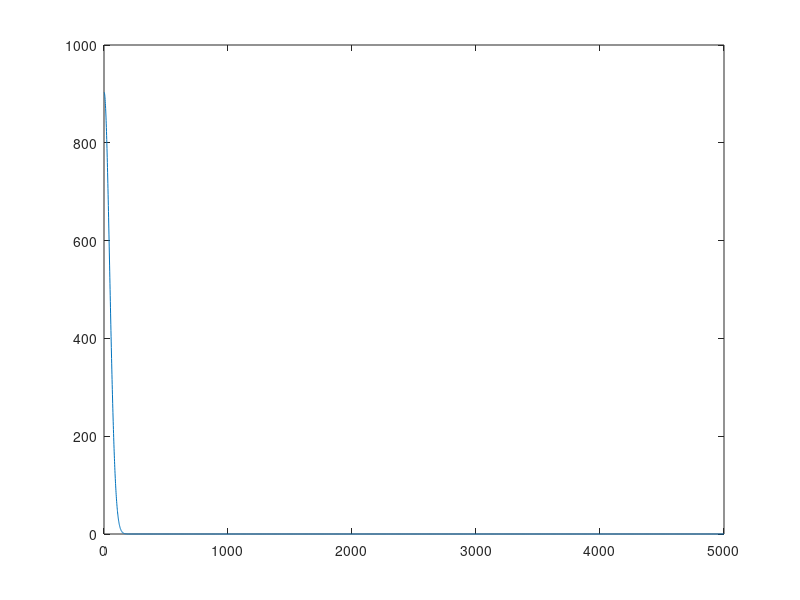
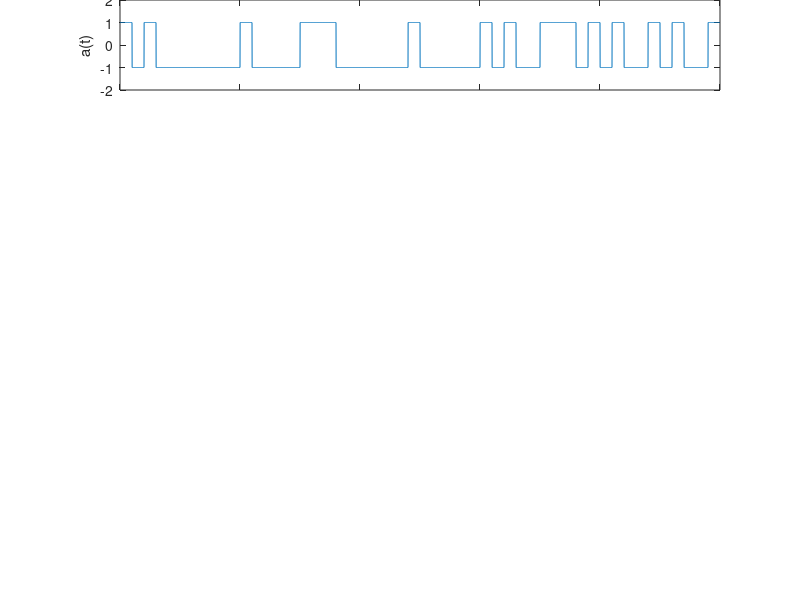
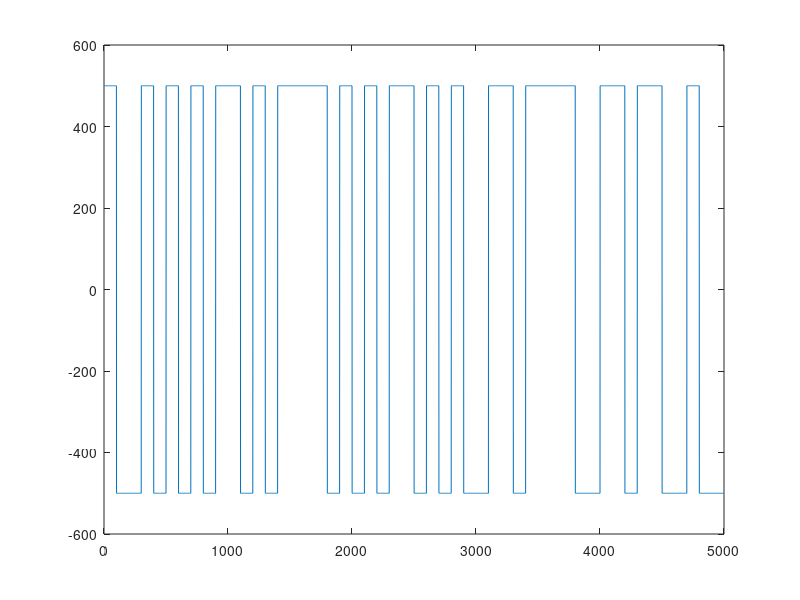
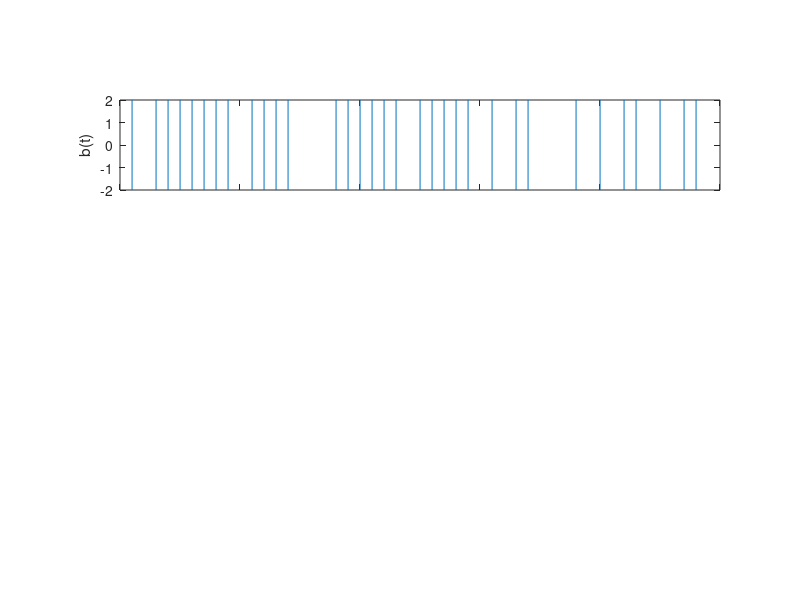

MATLAB code to generate these figures, in order:
%% Gaussian Filtered Minimum Shift keying-GMSK

clc
clear

Rs=10e2;                                        %bit ratio
Ts=1/Rs;
N=50;                                          %Number of bits to process
fc=20e2;                                        %carrier frequency
fs=10e4;                                        %sample frequency
T=1/fs;
t=(0:(round(N*Ts/T)-1))*T;
r=Ts/T;

%% Orthogonal carrier wave
xc=cos(2*pi*fc*t);
xs=sin(2*pi*fc*t);

%% Gaussian Filter
BTs=0.3;
B=BTs/Ts;
alpha=sqrt(log(2)/2)/B;
h=sqrt(pi)/alpha*exp(-(pi/alpha*t).^2);
%h=h/h(1);
figure;
plot(h)

%% gengerate bit sequence
a=2*(rand(1,N)>0.5)-1;
%a=[1,1,-1,1,-1,-1,1,1,-1,1] %%test signal
%a=[1,1,1,-1,-1,1,1,1,-1,-1]
a_sample=repmat(a,r,1);
a_sample=a_sample(:)';
figure;
subplot(6,1,1)
plot(a_sample)
set(gca,'xticklabel',[]);
set(gca,'position',[0.15 5.1/6 0.75 0.9/6])
axis([0 length(a_sample) -2 2])
ylabel('a(t)')
%% Differential coding

b=ones(1,N);
b(1)=a(1);
for jj=2:N
   if a(jj)==1
       b(jj)=b(jj-1);
   else
       b(jj)=-b(jj-1);
   end
end
b=b/(2*Ts);
b_sample=repmat(b,r,1);
b_sample=b_sample(:)'
figure
plot(b_sample);
figure
subplot(6,1,2);
plot(b_sample)
set(gca,'xticklabel',[]);
set(gca,'position',[0.15 4.1/6 0.75 0.9/6])
axis([0 length(b_sample) -2 2])
ylabel('b(t)')

%% filtering and integral
b_sample=conv(b_sample,h);
max(b_sample)
phi=zeros(1,length(t));
for jj=2:length(t)
    phi(jj)=pi/(2*Ts)*trapz(t(1:jj),b_sample(1:jj));
end

theta=2*pi*fc*t+phi;
